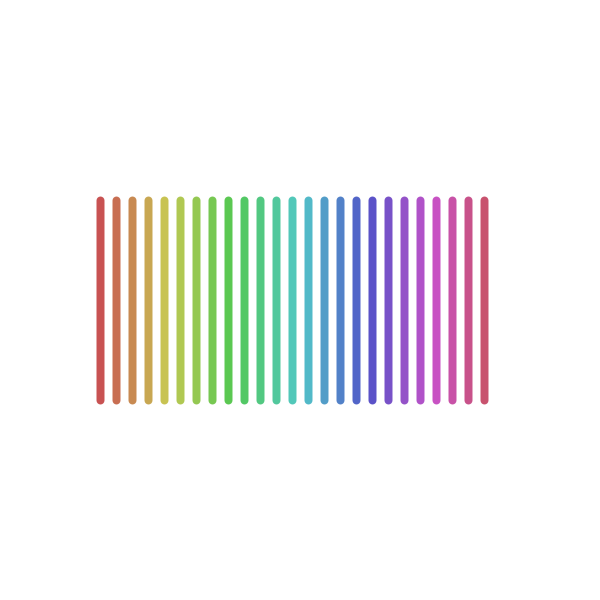
Frame 1 (no input)
Frame 60 (the mouse pressed at the canvas centre just before this capture): identical to frame 1, image omitted
Frame 120 (the mouse held since frame 60 and released just before this capture): identical to frame 1, image omitted

The Processing sketch that drew this single still picture (run headless with seeded random() and noise(); from frame 60 on, the mouse is pressed at the canvas centre):

// Processing sketch: w06i_2dTo1d
// ── w06i_2dTo1d.pde
// code 1 fall 2019
// bryan ma

// converting a 2 dimensional coordinate into a 1 dimensional index

// the inverse of the previous sketch. idx = j + i * cols is the key.
// the main idea of these two sketches is just that the dimensionality
// of data is arbitrary, and can always be reconfigured. 

int cols = 5;
int rows = 5;

void setup() {
  size(600, 600);
  strokeWeight(8);
  colorMode(HSB);
}

void draw() {
  background(255);
  
  for (int i = 0; i < rows; i++) {
    for (int j = 0; j < cols; j++) {
      // 2d coordinates to 1d index conversion
      float idx = j + i * cols;
 
      float xPos = map(idx, 0, cols*rows, 100, 500);
      float hue = map(idx, 0, cols*rows, 0, 255);
      stroke(hue, 150, 200);
      line(xPos, 200, xPos, 400);
    }
  }
}
